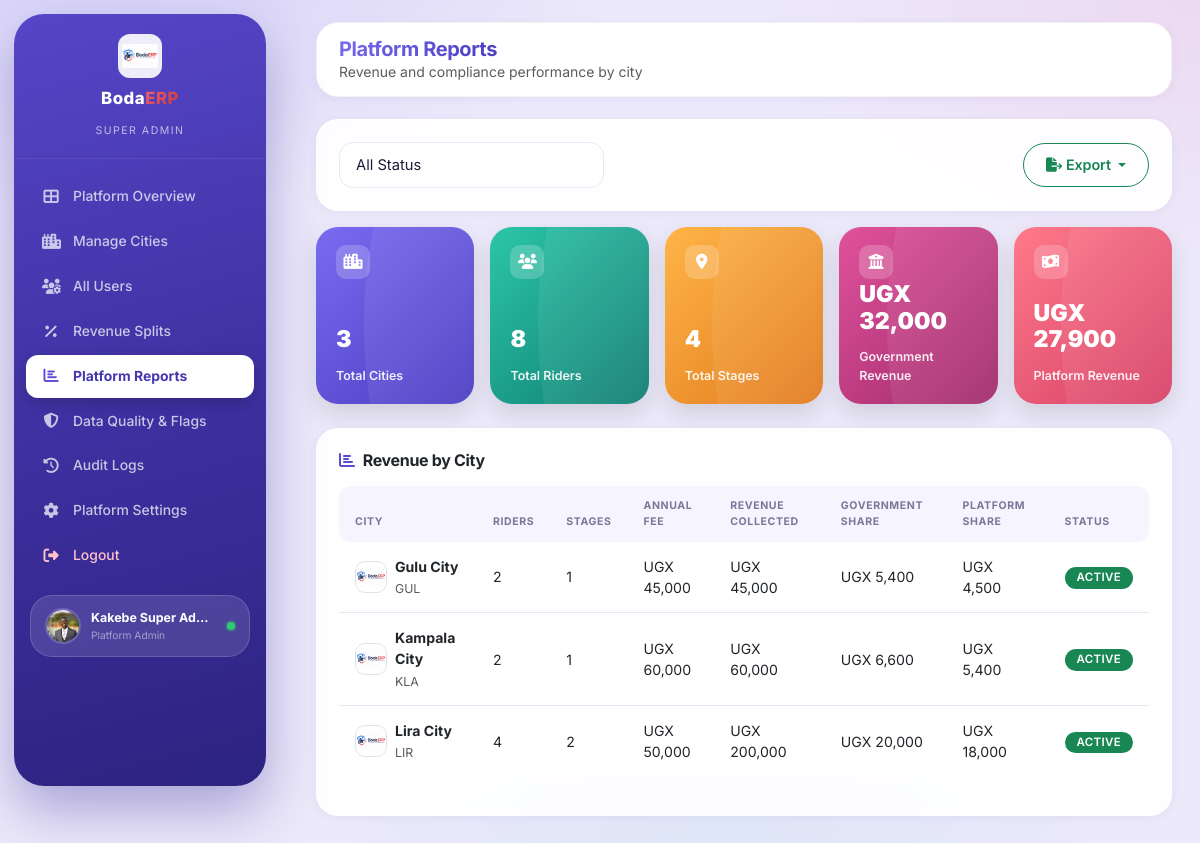
/pages/superadmin/platform-reports.php (signed in), run on the app's committed database.
### tables this page shows
CREATE TABLE cities (
  id                 CHAR(3) PRIMARY KEY,                  
  name               VARCHAR(120) NOT NULL,
  country            VARCHAR(80)  NOT NULL DEFAULT 'Uganda',
  currency           CHAR(3)      NOT NULL DEFAULT 'UGX',
  logo_path          VARCHAR(255),
  annual_fee         DECIMAL(12,2) NOT NULL DEFAULT 0,
  fiscal_year        VARCHAR(20)  NOT NULL DEFAULT '2026/2027',
  id_prefix          VARCHAR(20)  NOT NULL,
  status             ENUM('active','pending','suspended') NOT NULL DEFAULT 'pending',
  contact_email      VARCHAR(150),
  contact_phone      VARCHAR(30),
  address            VARCHAR(255),
  payment_gateway    VARCHAR(60),
  sms_gateway        VARCHAR(60),
  revenue_split_city        TINYINT UNSIGNED NOT NULL DEFAULT 55,
  revenue_split_association TINYINT UNSIGNED NOT NULL DEFAULT 26,
  revenue_split_platform    TINYINT UNSIGNED NOT NULL DEFAULT 9,
  revenue_split_government  TINYINT UNSIGNED NOT NULL DEFAULT 10,
  compliance_target  TINYINT UNSIGNED NOT NULL DEFAULT 70,
  grace_period_days  SMALLINT UNSIGNED NOT NULL DEFAULT 30,
  reminder_days      SMALLINT UNSIGNED NOT NULL DEFAULT 14,
  created_by         INT NULL,
  created_at         DATETIME NOT NULL DEFAULT CURRENT_TIMESTAMP,
  updated_at         DATETIME NOT NULL DEFAULT CURRENT_TIMESTAMP ON UPDATE CURRENT_TIMESTAMP,
  CONSTRAINT chk_revenue_split CHECK (revenue_split_city + revenue_split_association + revenue_split_platform + revenue_split_government = 100)
);

### config/database.php (called while the page is built, shortened)
<?php
function db(): mysqli {
    static $link = null;
    if ($link === null) {
        try {
            $link = mysqli_connect(DB_HOST, DB_USER, DB_PASS, DB_NAME, (int) DB_PORT);
            $link->set_charset(DB_CHARSET);
        } catch (mysqli_sql_exception $e) {
            error_log('BodaERP DB Connection Error: ' . $e->getMessage());
            die('Database connection failed. Please try again later or contact support.');
        }
    }
    return $link;
}

### includes/db_helpers.php (called while the page is built, shortened)
<?php
require_once __DIR__ . '/../config/database.php';
function _dbPrepare(string $sql, array $params = []): mysqli_stmt {
    $values = $params;
    $stmt = db()->prepare($sql);
    if ($values !== []) {
        $types = '';
        foreach ($values as $v) {
            if (is_int($v))       $types .= 'i';
            elseif (is_float($v)) $types .= 'd';
            elseif (is_bool($v))  { $types .= 'i'; }
            else                   $types .= 's';
        }
        $bound = [];
        foreach ($values as $k => $v) {
            $bound[$k] = is_bool($v) ? (int) $v : $v;
        }
        $stmt->bind_param($types, ...$bound);
    }
    return $stmt;
}
function fetchAll(string $sql, array $params = []): array {
    $stmt = _dbPrepare($sql, $params);
    $stmt->execute();
    $result = $stmt->get_result();
    $rows = $result->fetch_all(MYSQLI_ASSOC);
    return $rows;
}

### includes/functions.php (called while the page is built, shortened)
<?php
require_once __DIR__ . '/db_helpers.php';
function h(?string $s): string {
    return htmlspecialchars($s ?? '', ENT_QUOTES, 'UTF-8');
}

### pages/superadmin/platform-reports.php (the view, shortened to what this page needs)
<?php
$where = "WHERE 1=1"; $qparams = [];
$rows = fetchAll("SELECT c.*,
    (SELECT COUNT(*) FROM riders r WHERE r.city_id = c.id AND r.deleted_at IS NULL) AS rider_count,
    (SELECT COUNT(*) FROM stages s WHERE s.city_id = c.id) AS stage_count,
    (SELECT COALESCE(SUM(p.amount),0) FROM payments p WHERE p.city_id = c.id AND p.status = 'Confirmed') AS revenue_collected
    FROM cities c $where ORDER BY c.name", $qparams);
$totalRiders = 0; $totalStages = 0; $totalRevenue = 0; $totalPlatformShare = 0; $totalGovernmentShare = 0;
foreach ($rows as &$r) {
    $r['platform_share'] = $r['revenue_collected'] * ($r['revenue_split_platform'] / 100);
    $r['government_share'] = $r['revenue_collected'] * ($r['revenue_split_government'] / 100);
    $totalRiders += $r['rider_count'];
    $totalStages += $r['stage_count'];
    $totalPlatformShare += $r['platform_share'];
    $totalGovernmentShare += $r['government_share'];
}
?>
<!DOCTYPE html>
<html lang="en">
<head>
    <?php $pageTitle = 'Platform Reports - BodaERP Platform'; require __DIR__ . '/../../includes/partials/head-assets.php'; ?>
</head>
<body>
<?php require __DIR__ . '/../../includes/partials/sidebar-superadmin.php'; ?>
<div class="main-content" id="mainContent">
    <header class="top-header">
        <div class="d-flex justify-content-between align-items-center">
            <div class="d-flex align-items-center gap-3">
                <div>
                    <h5 class="mb-0 fw-bold"><span class="text-gradient-blue">Platform Reports</span></h5>
                    <small class="text-muted d-none d-sm-block">Revenue and compliance performance by city</small>
                </div>
            </div>
        </div>
    </header>
    <div class="content-area">
        <div class="card mb-3 no-print">
            <div class="card-body">
                <form class="row g-2 align-items-center" method="get">
                    <div class="col-md-4">
                        <select class="form-select" name="status" onchange="this.form.submit()">
                            <option value="">All Status</option>
                        </select>
                    </div>
                    <div class="col-md-8 text-md-end">
                        <?php $exportTableId='reportsTable'; $exportFilename='platform_revenue_report'; $exportTitle='Platform Revenue by City'; require __DIR__ . '/../../includes/partials/export-toolbar.php'; ?>
                    </div>
                </form>
            </div>
        </div>
        <div class="row g-3 row-cols-2 row-cols-xl-5 mb-4">
            <div class="col"><div class="stat-hero-card grad-blue"><div class="stat-hero-icon"><i class="fas fa-city"></i></div><div><div class="stat-hero-value"><?= count($rows) ?></div><div class="stat-hero-label">Total Cities</div></div></div></div>
            <div class="col"><div class="stat-hero-card grad-green"><div class="stat-hero-icon"><i class="fas fa-users"></i></div><div><div class="stat-hero-value"><?= number_format($totalRiders) ?></div><div class="stat-hero-label">Total Riders</div></div></div></div>
            <div class="col"><div class="stat-hero-card grad-gold"><div class="stat-hero-icon"><i class="fas fa-map-marker-alt"></i></div><div><div class="stat-hero-value"><?= $totalStages ?></div><div class="stat-hero-label">Total Stages</div></div></div></div>
            <div class="col"><div class="stat-hero-card" style="background:linear-gradient(135deg,#e0529c,#a02a6b);"><div class="stat-hero-icon"><i class="fas fa-university"></i></div><div><div class="stat-hero-value">UGX <?= $totalGovernmentShare >= 1000000 ? number_format($totalGovernmentShare / 1000000, 1) . 'M' : number_format(round($totalGovernmentShare)) ?></div><div class="stat-hero-label">Government Revenue</div></div></div></div>
            <div class="col"><div class="stat-hero-card grad-red"><div class="stat-hero-icon"><i class="fas fa-money-bill-wave"></i></div><div><div class="stat-hero-value">UGX <?= $totalPlatformShare >= 1000000 ? number_format($totalPlatformShare / 1000000, 1) . 'M' : number_format(round($totalPlatformShare)) ?></div><div class="stat-hero-label">Platform Revenue</div></div></div></div>
        </div>
        <div class="card">
            <div class="card-body">
                <h6 class="fw-bold mb-3"><i class="fas fa-chart-bar text-primary me-2"></i>Revenue by City</h6>
                <div class="table-responsive">
                    <table class="table table-hover align-middle" id="reportsTable">
                        <thead><tr><th>City</th><th>Riders</th><th>Stages</th><th>Annual Fee</th><th>Revenue Collected</th><th>Government Share</th><th>Platform Share</th><th>Status</th></tr></thead>
                        <tbody>
                        <?php foreach ($rows as $t): $sc = ['active'=>'success','pending'=>'warning','inactive'=>'secondary']; ?>
                            <tr>
                                <td><div class="d-flex align-items-center gap-2"><img src="<?= h(BASE_URL . $t['logo_path']) ?>" width="32" height="32" class="rounded border" style="object-fit:contain;background:white;border-radius:10px!important;" onerror="this.src='<?= BASE_URL ?>/assets/images/logo.png'"><div><strong><?= h($t['name']) ?></strong><br><small class="text-muted"><?= h($t['id']) ?></small></div></div></td>
                                <td><?= number_format($t['rider_count']) ?></td>
                                <td><?= (int) $t['stage_count'] ?></td>
                                <td><?= h($t['currency']) ?> <?= number_format($t['annual_fee']) ?></td>
                                <td><?= h($t['currency']) ?> <?= number_format($t['revenue_collected']) ?></td>
                                <td><?= h($t['currency']) ?> <?= number_format(round($t['government_share'])) ?></td>
                                <td><?= h($t['currency']) ?> <?= number_format(round($t['platform_share'])) ?></td>
                                <td><span class="badge bg-<?= $sc[$t['status']] ?? 'secondary' ?>"><?= strtoupper($t['status']) ?></span></td>
                            </tr>
                        <?php endforeach; ?>
                        </tbody>
                    </table>
                </div>
            </div>
        </div>
    </div>
</div>
</body>
</html>

### assets/css/style.css (style rules this page uses)
:root { --primary-blue: #5b4bd5; --primary-blue-dark: #4538b0; --primary-blue-light: #efecfe; --primary-blue-gradient: linear-gradient(135deg, #7a6cf0 0%, #4a3bc2 100%); --secondary-red: #e5484d; --secondary-red-dark: #b02a37; --secondary-red-light: #fdecec; --secondary-red-gradient: linear-gradient(135deg, #f2646a 0%, #c23440 100%); --dark-black: #1f1b3a; --dark-black-light: #2d2760; --dark-black-lighter: #4538b0; --dark-black-gradient: linear-gradient(165deg, #5646c8 0%, #3d2f9e 55%, #2d2380 100%); --accent-purple: #e0529c; --accent-purple-dark: #a02a6b; --accent-purple-light: #fce9f3; --accent-purple-gradient: linear-gradient(135deg, #ee79b6 0%, #c23d86 100%); --pure-white: #ffffff; --off-white: #f6f4fe; --canvas: #ece9fa; --light-gray: #e9e6f6; --medium-gray: #cfcbe6; --text-muted: #7b7799; --text-dark: #1f1b3a; --shadow-sm: 0 2px 10px rgba(70, 50, 150, 0.06); --shadow-md: 0 10px 30px rgba(70, 50, 150, 0.10); --shadow-lg: 0 18px 44px rgba(70, 50, 150, 0.16); --shadow-xl: 0 28px 64px rgba(70, 50, 150, 0.22); --shadow-red: 0 10px 26px rgba(229, 72, 77, 0.22); --radius-sm: 12px; --radius-md: 16px; --radius-lg: 22px; --radius-xl: 28px; --radius-full: 9999px; --transition-fast: 0.15s ease; --transition-normal: 0.25s cubic-bezier(0.4, 0, 0.2, 1); --transition-slow: 0.4s cubic-bezier(0.4, 0, 0.2, 1); --bs-primary: #5b4bd5; --bs-primary-rgb: 91, 75, 213; --bs-link-color: #5b4bd5; --bs-link-hover-color: #4538b0; }
* { margin: 0; padding: 0; box-sizing: border-box; }
body { font-family: 'Inter', -apple-system, BlinkMacSystemFont, sans-serif; background: var(--canvas); color: var(--text-dark); overflow-x: hidden; -webkit-font-smoothing: antialiased; }
h1, h2, h3, h4, h5, h6 { font-weight: 700; letter-spacing: -0.02em; }
.text-gradient-blue { background: var(--primary-blue-gradient); -webkit-background-clip: text; -webkit-text-fill-color: transparent; background-clip: text; }
.card { border: 1px solid rgba(28, 32, 51, 0.05); border-radius: var(--radius-lg); background: var(--pure-white); box-shadow: var(--shadow-sm); transition: box-shadow var(--transition-normal), transform var(--transition-normal); overflow: hidden; }
.card-body { padding: 22px; }
.form-control, .form-select { border: 1.5px solid var(--light-gray); border-radius: var(--radius-sm); padding: 11px 16px; font-size: 0.92rem; font-family: 'Inter', sans-serif; transition: all var(--transition-fast); background: var(--pure-white); color: var(--text-dark); }
.badge { font-weight: 600; padding: 5px 12px; border-radius: var(--radius-full); font-size: 0.72rem; letter-spacing: 0.2px; }
.table { font-size: 0.88rem; color: var(--text-dark); border-collapse: separate; border-spacing: 0; }
.table thead th { font-weight: 700; color: var(--text-muted); text-transform: uppercase; font-size: 0.66rem; letter-spacing: 0.6px; border-bottom: none; padding: 12px 16px; background: var(--off-white); }
.table thead th:first-child { border-radius: 12px 0 0 12px; }
.table thead th:last-child { border-radius: 0 12px 12px 0; }
.table tbody td { padding: 14px 16px; vertical-align: middle; border-bottom: 1px solid var(--light-gray); }
.table tbody tr:last-child td { border-bottom: none; }
.table tbody tr { transition: background var(--transition-fast); }
.table-responsive { -webkit-overflow-scrolling: touch; }
body { background: radial-gradient(900px 500px at 8% -10%, rgba(122,108,240,0.22), transparent 60%), radial-gradient(800px 480px at 100% 0%, rgba(238,121,182,0.14), transparent 55%), radial-gradient(700px 500px at 60% 110%, rgba(111,211,224,0.14), transparent 60%), var(--canvas); background-attachment: fixed; }
.text-primary { color: var(--primary-blue) !important; }
.card, .top-header, .quick-action-card, .stat-card-modern, .chart-card { border: 1px solid rgba(255,255,255,0.7); background: rgba(255,255,255,0.92); backdrop-filter: blur(10px); -webkit-backdrop-filter: blur(10px); box-shadow: var(--shadow-sm); border-radius: var(--radius-lg); }
.table thead th { background: var(--off-white); color: var(--text-muted); }
.table tbody td { border-bottom-color: var(--light-gray); }
.badge { letter-spacing: 0.3px; }
.form-control, .form-select { border-radius: 14px; background: #fff; border-color: var(--light-gray); }

### data on the page
cities: logo_path (picture), name "Gulu City", id "GUL", rider_count "2", stage_count "1", currency "UGX", annual_fee "45,000", revenue_collected "45,000", government_share "5,400", platform_share "4,500", status "ACTIVE"
cities: logo_path (picture), name "Kampala City", id "KLA", rider_count "2", stage_count "1", currency "UGX", annual_fee "60,000", revenue_collected "60,000", government_share "6,600", platform_share "5,400", status "ACTIVE"
cities: logo_path (picture), name "Lira City", id "LIR", rider_count "4", stage_count "2", currency "UGX", annual_fee "50,000", revenue_collected "200,000", government_share "20,000", platform_share "18,000", status "ACTIVE"

### other printed values
$label "Platform Overview"
$label "Manage Cities"
$label "All Users"
$label "Revenue Splits"
$label "Platform Reports"
$label "Data Quality & Flags"
$label "Audit Logs"
$label "Platform Settings"
$_SESSION['name'] "Kakebe Super Admin"
$sfcRole "Platform Admin"
count($rows) "3"
$totalRiders "8"
$totalStages "4"
$totalGovernmentShare "32,000"
$totalPlatformShare "27,900"
